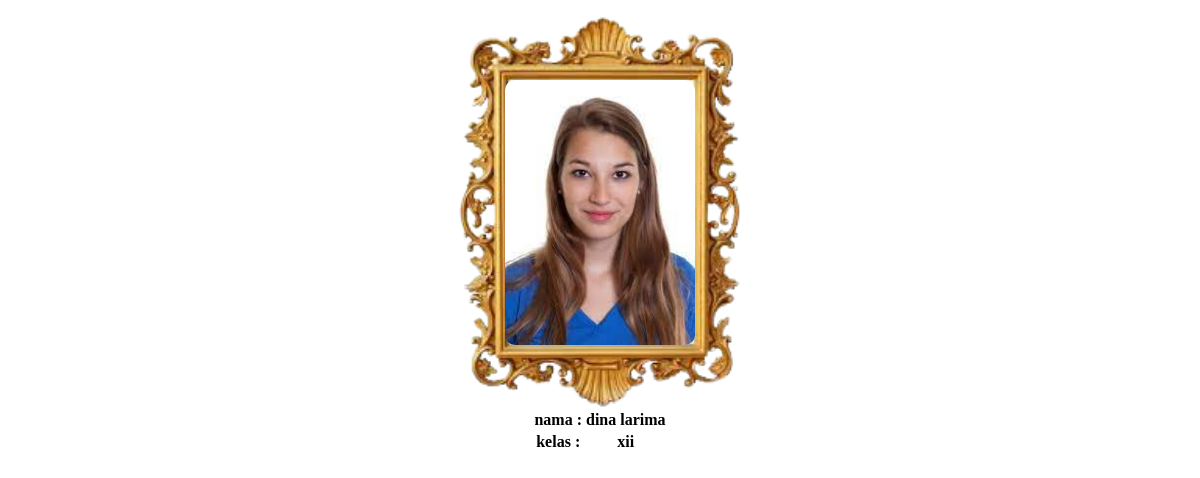
The app's page /detail-siswa.php?id=12121 with its own data.
### tables this page shows
CREATE TABLE `siswa` (
  `nik` int(11) NOT NULL,
  `nama` varchar(40) NOT NULL,
  `jk` enum('l','p','','') NOT NULL,
  `kelas` enum('x','xi','xii','') NOT NULL,
  `poto` varchar(10000) DEFAULT NULL
);

### detail-siswa.php (the view, shortened to what this page needs)
<?php
include "koneksi/koneksi.php";
if (isset($_GET['id'])) {
    $id = $_GET['id'];
    $queri = mysqli_query($koneksi, "SELECT * FROM siswa WHERE nik = '$id'");
    $data = mysqli_fetch_array($queri);
?>
   <center>
    <div class="out-box">
    <img src="img/<?= $data[4] ?>" alt="" id="im"><br><br>
    </div>
    <table>
    <tr>
            <td><b>nama :</b></td>
            <td><b><?=$data[1]?></b></td>
        </tr>
        <tr>
            <td><b>kelas  :</b></td>
            <td><b><?=$data[3]?></b></td>
        </tr>
    </table>
   </center>
<?php
}
?>

### detail-siswa.php (style rules this page uses)
#im { width:190px; height:265px; border-radius:10px; margin-top:24%; }
table { text-align:center; }
.out-box { width: 300px; height:400px; background-image:url('img/p1.png'); background-size:cover; border-radius: 10px; text-align: center; }

### records on screen
siswa: poto (picture), nama "dina larima", kelas "xii"
